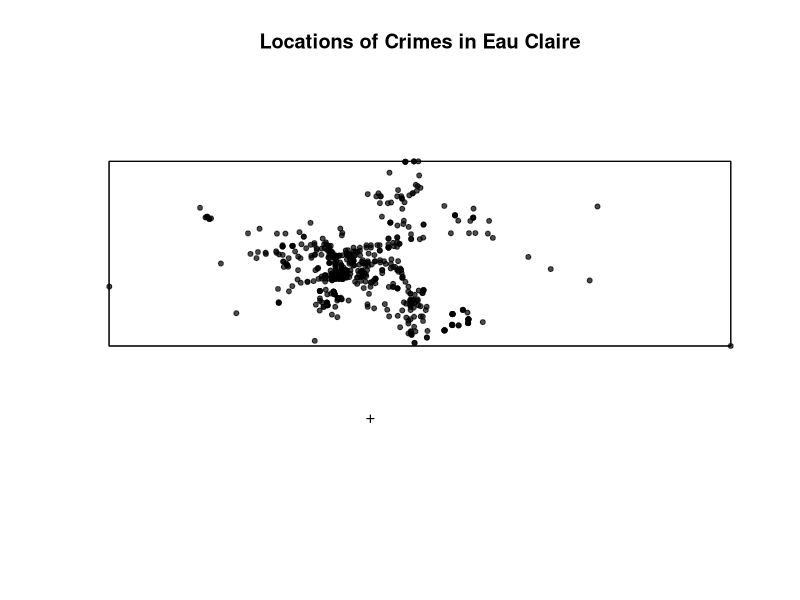
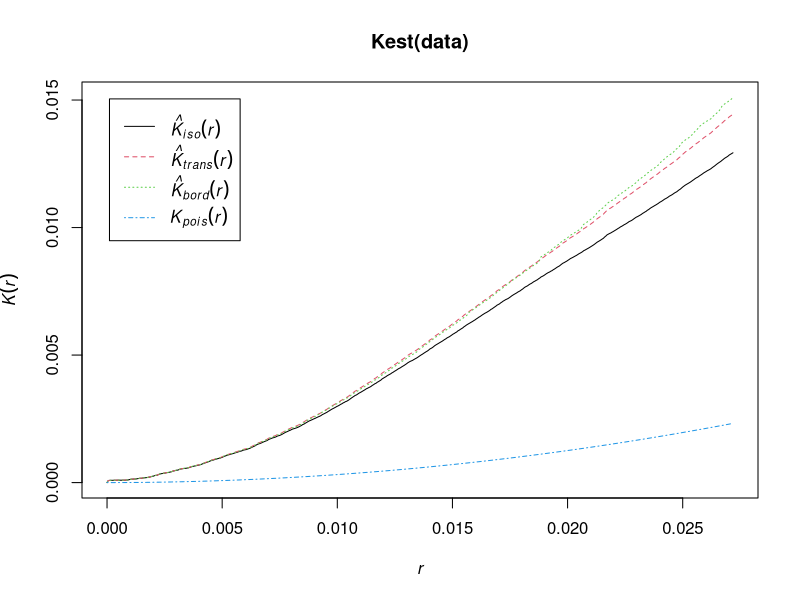

Here is the R script that generated these plots, in order:
crimes = read.csv("allcrimes.csv")


crimeloc = data.frame(crimes$long, crimes$lat)
crimeloc = na.omit(crimeloc)
attach(crimeloc)

library(spatstat)

latt=as.numeric(crimes.lat)
longg=as.numeric(crimes.long)
cbind(latt, longg)

loop=0
c=.0000005
while(loop<10){
lattorder = order(latt,longg)
latt=latt[lattorder]
longg=longg[lattorder]
for (i in 2:length(latt)){
if (latt[i]==latt[i-1] & longg[i]==longg[i-1]){
latt[i]= latt[i]+c
longg[i]=longg[i]+c
}}
loop = loop+1
}

data = ppp(latt, longg, c(-91.6432,-91.2771), c(44.76255,44.87128))
plot(data,"Locations of Crimes in Eau Claire",pch=20)

summary(data)
plot(Kest(data))
